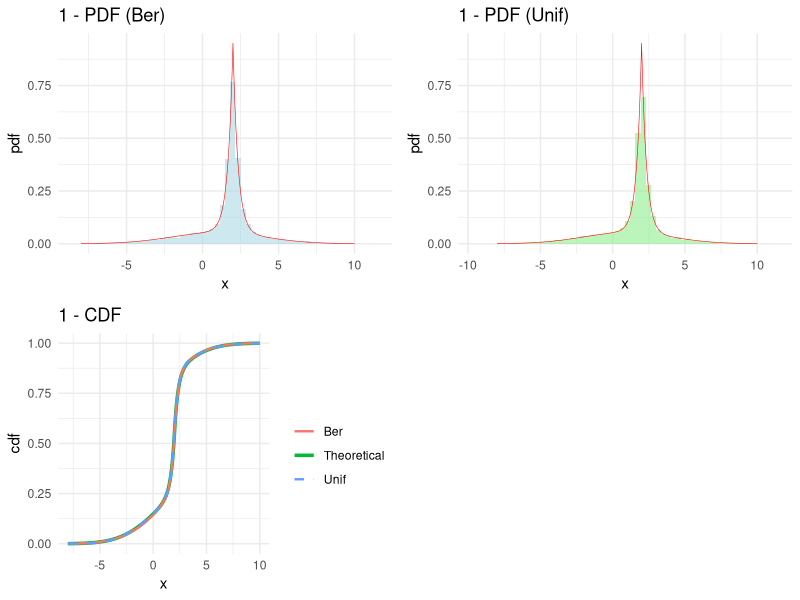
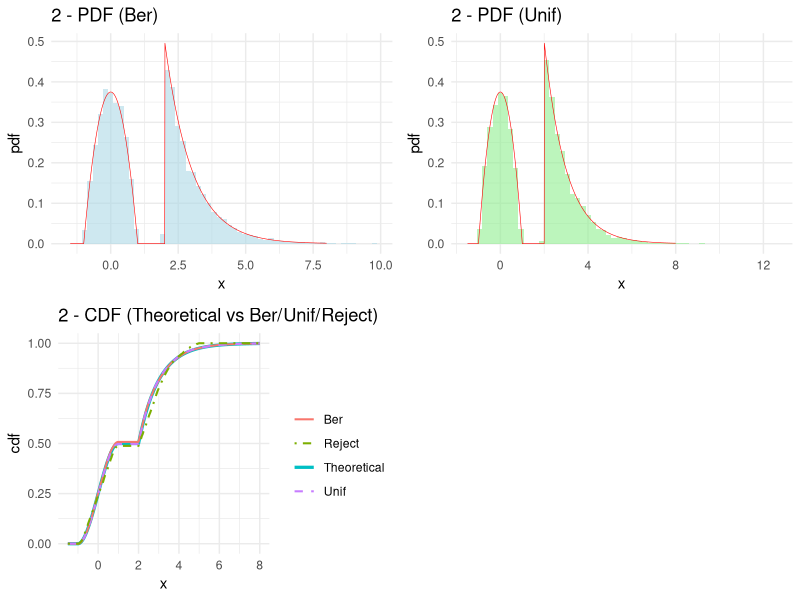
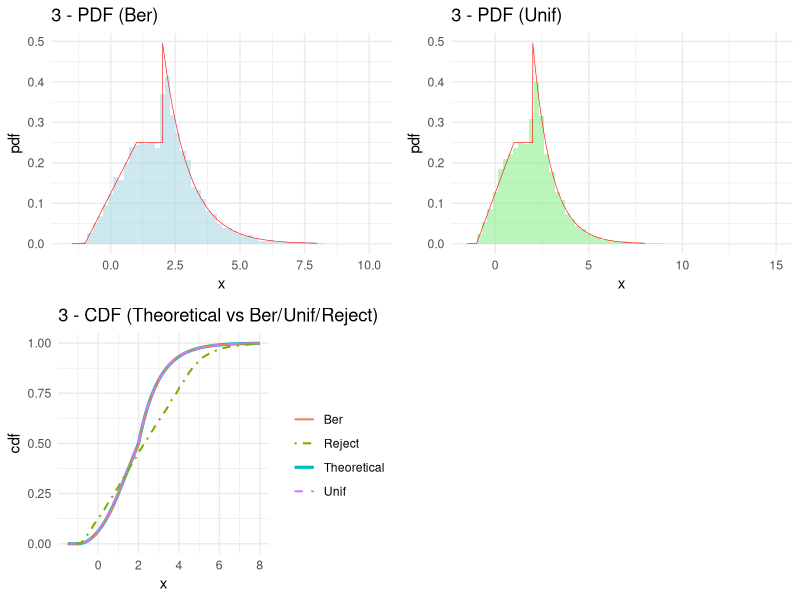
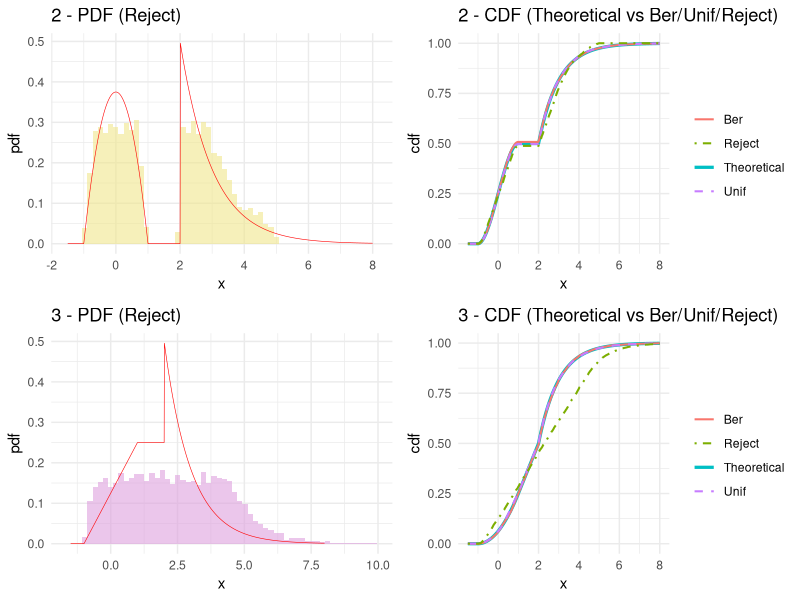

These charts were generated, in order, by the following R code:
# ============================================================
# 整合版：混合分布采样（二项/均匀） + 拒绝采样（任务2&3）
# 依赖：ggplot2, gridExtra
# 输出：mixture_plots.pdf, rejection_plots.pdf
# ============================================================

suppressPackageStartupMessages({
  library(ggplot2)
  library(gridExtra)
})

set.seed(123)
N <- 10000

cat("============================================================\n")
cat("整合脚本启动：混合采样 + 拒绝采样\n")
cat("============================================================\n\n")

# ----------------------------
# 通用：Laplace 辅助函数
# ----------------------------
qlaplace <- function(u, alpha, beta) ifelse(u < 0.5, beta + log(2*u)/alpha, beta - log(2*(1-u))/alpha)
dlaplace <- function(x, alpha, beta) (alpha/2) * exp(-alpha * abs(x - beta))
plaplace <- function(x, alpha, beta) ifelse(x < beta, 0.5 * exp(alpha * (x - beta)), 1 - 0.5 * exp(-alpha * (x - beta)))

# =====================================================================
# 问题1：正态 + Laplace 的混合（二项法 vs. 均匀法）
# =====================================================================
cat("------------------------------------------------------------\n")
cat("问题1：正态 + Laplace 混合\n")
cat("------------------------------------------------------------\n")

mean_norm <- 1
var_norm  <- 9
sd_norm   <- sqrt(var_norm)
alpha     <- 3
beta      <- 2
p         <- 0.4

# 理论密度/CDF
dmixture1 <- function(x) p * dnorm(x, mean_norm, sd_norm) + (1 - p) * dlaplace(x, alpha, beta)
pmixture1 <- function(x) p * pnorm(x, mean_norm, sd_norm) + (1 - p) * plaplace(x, alpha, beta)

# 方法1：二项法（基础）
simulate_binomial_method_basic <- function(n, p) {
  samples <- numeric(n)
  n1 <- rbinom(1, n, p)
  n2 <- n - n1
  for (i in 1:n1) samples[i] <- rnorm(1, mean_norm, sd_norm)
  for (i in 1:n2) {
    u <- runif(1)
    samples[n1 + i] <- if (u < 0.5) beta + log(2*u)/alpha else beta - log(2*(1-u))/alpha
  }
  # 打乱
  for (i in n:2) {
    j <- sample.int(i, 1)
    tmp <- samples[i]; samples[i] <- samples[j]; samples[j] <- tmp
  }
  samples
}

# 方法2：均匀法（基础）
simulate_uniform_method_basic <- function(n, p) {
  samples <- numeric(n)
  for (i in 1:n) {
    u <- runif(1)
    if (u < p) {
      samples[i] <- rnorm(1, mean_norm, sd_norm)
    } else {
      u2 <- runif(1)
      samples[i] <- if (u2 < 0.5) beta + log(2*u2)/alpha else beta - log(2*(1-u2))/alpha
    }
  }
  samples
}

cat("开始采样 (问题1)...\n")
time1_binom <- system.time(samples1_binom <- simulate_binomial_method_basic(N, p))
time1_unif  <- system.time(samples1_unif  <- simulate_uniform_method_basic(N, p))
cat("完成。\n\n")

# 理论矩
theoretical_mean1 <- p * mean_norm + (1 - p) * beta
var_laplace <- 2 / (alpha^2)
theoretical_var1  <- p * var_norm + (1 - p) * var_laplace + p*(1-p)*(mean_norm - beta)^2

# 经验矩
empirical_mean1_binom <- mean(samples1_binom); empirical_var1_binom <- var(samples1_binom)
empirical_mean1_unif  <- mean(samples1_unif);  empirical_var1_unif  <- var(samples1_unif)

cat("理论期望:", theoretical_mean1, "\n")
cat("理论方差:", theoretical_var1,  "\n\n")
cat("方法1-二项法：E=", empirical_mean1_binom, " D=", empirical_var1_binom, " | 时间=", time1_binom[3], "s\n")
cat("方法2-均匀法：E=", empirical_mean1_unif,  " D=", empirical_var1_unif,  " | 时间=", time1_unif[3],  "s\n\n")

# 绘图（问题1）
x_seq1 <- seq(-8, 10, length.out = 1000)
pdf1_data <- data.frame(x = x_seq1, Theoretical = dmixture1(x_seq1))

p1_pdf_binom <- ggplot() +
  geom_histogram(data = data.frame(x = samples1_binom), aes(x, after_stat(density)), bins = 60, fill = "lightblue", alpha = 0.6) +
  geom_line(data = pdf1_data, aes(x, Theoretical), color = "red", linewidth = 0.2) +
  labs(title = "1 - PDF (Ber)", x = "x", y = "pdf") + theme_minimal()

p1_pdf_unif <- ggplot() +
  geom_histogram(data = data.frame(x = samples1_unif), aes(x, after_stat(density)), bins = 60, fill = "lightgreen", alpha = 0.6) +
  geom_line(data = pdf1_data, aes(x, Theoretical), color = "red", linewidth = 0.2) +
  labs(title = "1 - PDF (Unif)", x = "x", y = "pdf") + theme_minimal()

cdf1_binom <- ecdf(samples1_binom)
cdf1_unif  <- ecdf(samples1_unif)

p1_cdf <- ggplot() +
  geom_line(data = data.frame(x = x_seq1, y = pmixture1(x_seq1)), aes(x, y, color = "Theoretical"), linewidth = 1.2) +
  geom_line(data = data.frame(x = x_seq1, y = cdf1_binom(x_seq1)), aes(x, y, color = "Ber"), linewidth = 0.8) +
  geom_line(data = data.frame(x = x_seq1, y = cdf1_unif(x_seq1)),  aes(x, y, color = "Unif"), linewidth = 0.8, linetype = "dashed") +
  labs(title = "1 - CDF", x = "x", y = "cdf", color = "") + theme_minimal()

# =====================================================================
# 问题2：分段混合密度（[-1,1] 与 [2,∞)），二项法/均匀法 + 拒绝采样(改进版)
# =====================================================================
cat("------------------------------------------------------------\n")
cat("问题2：分段混合密度（混合采样 + 拒绝采样改进）\n")
cat("------------------------------------------------------------\n")

a <- 3/8
dfun2 <- function(x) ifelse(x >= -1 & x <= 1, a*(1 - x^2), ifelse(x >= 2, 0.5*exp(-(x-2)), 0))

# 权重
p1_2 <- integrate(function(x) a * (1 - x^2), -1, 1)$value
p2_2 <- integrate(function(x) 0.5 * exp(-(x-2)), 2, Inf)$value

# 逆CDF（第一段）
inv_cdf2_part1 <- function(u) {
  f <- function(x) a * ((x - x^3/3) - (-1 + 1/3)) - u * p1_2
  uniroot(f, c(-1, 1))$root
}

# 二项法
simulate_prob2_binomial_basic <- function(n) {
  samples <- numeric(n)
  n1 <- rbinom(1, n, p1_2); n2 <- n - n1
  for (i in 1:n1) samples[i] <- inv_cdf2_part1(runif(1))
  for (i in 1:n2) samples[n1 + i] <- 2 + rexp(1, rate = 1)
  for (i in n:2) { j <- sample.int(i,1); tmp <- samples[i]; samples[i] <- samples[j]; samples[j] <- tmp }
  samples
}

# 均匀法
simulate_prob2_uniform_basic <- function(n) {
  samples <- numeric(n)
  for (i in 1:n) {
    if (runif(1) < p1_2) samples[i] <- inv_cdf2_part1(runif(1)) else samples[i] <- 2 + rexp(1, 1)
  }
  samples
}

# 拒绝采样（改进版，使用 U(-1,10) 作提议；M=1）
f2 <- dfun2
rejection_sampling_task2_naive_v2 <- function(n = 10000) {
  samples <- numeric(n); rejections <- 0; accepted <- 0
  M <- 1.25
  a_range <- -1; b_range <- 5; g_density <- 1/(b_range - a_range)
  while (accepted < n) {
    x <- runif(1, a_range, b_range); u <- runif(1)
    if (u <= f2(x)/(M*g_density)) { accepted <- accepted + 1; samples[accepted] <- x } else { rejections <- rejections + 1 }
  }
  acceptance_rate <- n/(n + rejections)
  cat("task2 - acceptance rate:", round(acceptance_rate, 4), "\n")
  cat("task2 - total proposals:", n + rejections, "\n")
  samples
}

# 采样
cat("开始采样 (问题2)...\n")
time2_binom <- system.time(samples2_binom <- simulate_prob2_binomial_basic(N))
time2_unif  <- system.time(samples2_unif  <- simulate_prob2_uniform_basic(N))
time2_rej   <- system.time(samples2_rej   <- rejection_sampling_task2_naive_v2(N))
cat("完成。\n\n")

# 理论矩
e1_2    <- integrate(function(x) x   * a*(1 - x^2), -1, 1)$value + integrate(function(x) x   * 0.5*exp(-(x-2)), 2, Inf)$value
e1sq_2  <- integrate(function(x) x^2 * a*(1 - x^2), -1, 1)$value + integrate(function(x) x^2 * 0.5*exp(-(x-2)), 2, Inf)$value
theoretical_mean2 <- e1_2
theoretical_var2  <- e1sq_2 - theoretical_mean2^2

# 经验矩
empirical_mean2_binom <- mean(samples2_binom); empirical_var2_binom <- var(samples2_binom)
empirical_mean2_unif  <- mean(samples2_unif);  empirical_var2_unif  <- var(samples2_unif)
empirical_mean2_rej   <- mean(samples2_rej);   empirical_var2_rej   <- var(samples2_rej)

cat("理论期望:", theoretical_mean2, "\n")
cat("理论方差:", theoretical_var2,  "\n\n")
cat("二项法：E=", empirical_mean2_binom, " D=", empirical_var2_binom, " | 时间=", time2_binom[3], "s\n")
cat("均匀法：E=", empirical_mean2_unif,  " D=", empirical_var2_unif,  " | 时间=", time2_unif[3],  "s\n")
cat("拒绝采样(改)：E=", empirical_mean2_rej,   " D=", empirical_var2_rej,   " | 时间=", time2_rej[3],   "s\n\n")

# 理论 CDF
pfun2 <- function(x) {
  ifelse(x < -1, 0,
         ifelse(x <= 1, a * ((x - x^3/3) - (-1 + 1/3)),
                ifelse(x < 2, p1_2,
                       p1_2 + 0.5 * (1 - exp(-(x-2))))))
}

# 绘图（问题2）
x_seq2 <- seq(-1.5, 8, length.out = 1000)
p2_pdf_binom <- ggplot() +
  geom_histogram(data = data.frame(x = samples2_binom), aes(x, after_stat(density)), bins = 60, fill = "lightblue", alpha = 0.6) +
  geom_line(data = data.frame(x = x_seq2, y = sapply(x_seq2, dfun2)), aes(x, y), color = "red", linewidth = 0.2) +
  labs(title = "2 - PDF (Ber)", x = "x", y = "pdf") + theme_minimal()

p2_pdf_unif <- ggplot() +
  geom_histogram(data = data.frame(x = samples2_unif), aes(x, after_stat(density)), bins = 60, fill = "lightgreen", alpha = 0.6) +
  geom_line(data = data.frame(x = x_seq2, y = sapply(x_seq2, dfun2)), aes(x, y), color = "red", linewidth = 0.2) +
  labs(title = "2 - PDF (Unif)", x = "x", y = "pdf") + theme_minimal()

p2_pdf_rej <- ggplot() +
  geom_histogram(data = data.frame(x = samples2_rej), aes(x, after_stat(density)), bins = 60, fill = "khaki", alpha = 0.6) +
  geom_line(data = data.frame(x = x_seq2, y = sapply(x_seq2, dfun2)), aes(x, y), color = "red", linewidth = 0.2) +
  labs(title = "2 - PDF (Reject) ", x = "x", y = "pdf") + theme_minimal()

cdf2_binom <- ecdf(samples2_binom)
cdf2_unif  <- ecdf(samples2_unif)
cdf2_rej   <- ecdf(samples2_rej)

p2_cdf <- ggplot() +
  geom_line(data = data.frame(x = x_seq2, y = sapply(x_seq2, pfun2)), aes(x, y, color = "Theoretical"), linewidth = 1.1) +
  geom_line(data = data.frame(x = x_seq2, y = cdf2_binom(x_seq2)), aes(x, y, color = "Ber"), linewidth = 0.7) +
  geom_line(data = data.frame(x = x_seq2, y = cdf2_unif(x_seq2)),  aes(x, y, color = "Unif"), linewidth = 0.7, linetype = "dashed") +
  geom_line(data = data.frame(x = x_seq2, y = cdf2_rej(x_seq2)),   aes(x, y, color = "Reject"), linewidth = 0.7, linetype = "dotdash") +
  labs(title = "2 - CDF (Theoretical vs Ber/Unif/Reject)", x = "x", y = "cdf", color = "") + theme_minimal()

# =====================================================================
# 问题3：三段混合密度（-1~1，1~2，2~∞），混合采样 + 拒绝采样（朴素）
# =====================================================================
cat("------------------------------------------------------------\n")
cat("问题3：三段混合密度（混合采样 + 拒绝采样朴素）\n")
cat("------------------------------------------------------------\n")

# 权重
p1_3 <- integrate(function(x) (1/8) * (x + 1), -1, 1)$value
p2_3 <- integrate(function(x) 1/4 + 0*x, 1, 2)$value
p3_3 <- integrate(function(x) 0.5 * exp(-(x-2)), 2, Inf)$value

dfun3 <- function(x) ifelse(x >= -1 & x < 1, (1/8)*(x + 1),
                            ifelse(x >= 1 & x < 2, 1/4,
                                   ifelse(x >= 2, 0.5*exp(-(x-2)), 0)))

inv_cdf3_part1 <- function(u) {
  u_scaled <- u * p1_3
  (-2 + sqrt(4 + 4*(16*u_scaled - 1))) / 2
}

simulate_prob3_binomial_basic <- function(n) {
  samples <- numeric(n)
  probs <- c(p1_3, p2_3, p3_3)
  u <- runif(n)
  n1 <- sum(u < probs[1])
  n2 <- sum(u >= probs[1] & u < (probs[1] + probs[2]))
  n3 <- n - n1 - n2
  idx <- 1
  for (i in 1:n1) { samples[idx] <- inv_cdf3_part1(runif(1)); idx <- idx + 1 }
  for (i in 1:n2) { samples[idx] <- runif(1, 1, 2);             idx <- idx + 1 }
  for (i in 1:n3) { samples[idx] <- 2 + rexp(1, 1);            idx <- idx + 1 }
  for (i in n:2) { j <- sample.int(i,1); tmp <- samples[i]; samples[i] <- samples[j]; samples[j] <- tmp }
  samples
}

simulate_prob3_uniform_basic <- function(n) {
  samples <- numeric(n)
  for (i in 1:n) {
    u <- runif(1)
    if (u < p1_3) {
      samples[i] <- inv_cdf3_part1(runif(1))
    } else if (u < p1_3 + p2_3) {
      samples[i] <- runif(1, 1, 2)
    } else {
      samples[i] <- 2 + rexp(1, 1)
    }
  }
  samples
}

# 拒绝采样（朴素，U(-1,10)，M=0.5）
f3 <- dfun3
rejection_sampling_task3_naive <- function(n = 10000) {
  samples <- numeric(n); rejections <- 0; accepted <- 0
  M <- 0.5
  a_range <- -1; b_range <- 10; g_density <- 1/(b_range - a_range)
  while (accepted < n) {
    x <- runif(1, a_range, b_range); u <- runif(1)
    if (u <= f3(x)/(M*g_density)) { accepted <- accepted + 1; samples[accepted] <- x } else { rejections <- rejections + 1 }
  }
  acceptance_rate <- n/(n + rejections)
  cat("task3 - acceptance rate:", round(acceptance_rate, 4), "\n")
  cat("task3 - total proposals:", n + rejections, "\n")
  samples
}

# 采样
cat("开始采样 (问题3)...\n")
time3_binom <- system.time(samples3_binom <- simulate_prob3_binomial_basic(N))
time3_unif  <- system.time(samples3_unif  <- simulate_prob3_uniform_basic(N))
time3_rej   <- system.time(samples3_rej   <- rejection_sampling_task3_naive(N))
cat("完成。\n\n")

# 理论矩
e1_3    <- integrate(function(x) x   * (1/8)*(x + 1), -1, 1)$value +
           integrate(function(x) x   * (1/4),          1, 2)$value +
           integrate(function(x) x   * 0.5*exp(-(x-2)), 2, Inf)$value
e1sq_3  <- integrate(function(x) x^2 * (1/8)*(x + 1), -1, 1)$value +
           integrate(function(x) x^2 * (1/4),          1, 2)$value +
           integrate(function(x) x^2 * 0.5*exp(-(x-2)), 2, Inf)$value
theoretical_mean3 <- e1_3
theoretical_var3  <- e1sq_3 - theoretical_mean3^2

# 经验矩
empirical_mean3_binom <- mean(samples3_binom); empirical_var3_binom <- var(samples3_binom)
empirical_mean3_unif  <- mean(samples3_unif);  empirical_var3_unif  <- var(samples3_unif)
empirical_mean3_rej   <- mean(samples3_rej);   empirical_var3_rej   <- var(samples3_rej)

cat("理论期望:", theoretical_mean3, "\n")
cat("理论方差:", theoretical_var3,  "\n\n")
cat("二项法：E=", empirical_mean3_binom, " D=", empirical_var3_binom, " | 时间=", time3_binom[3], "s\n")
cat("均匀法：E=", empirical_mean3_unif,  " D=", empirical_var3_unif,  " | 时间=", time3_unif[3],  "s\n")
cat("拒绝采样(朴)：E=", empirical_mean3_rej,   " D=", empirical_var3_rej,   " | 时间=", time3_rej[3],   "s\n\n")

# 理论 CDF
pfun3 <- function(x) {
  ifelse(x < -1, 0,
         ifelse(x < 1, (1/8) * ((x^2/2 + x) - (1/2 - 1)),
                ifelse(x < 2, p1_3 + (x - 1) * (1/4),
                       p1_3 + p2_3 + 0.5 * (1 - exp(-(x-2))))))
}

# 绘图（问题3）
x_seq3 <- seq(-1.5, 8, length.out = 1000)
p3_pdf_binom <- ggplot() +
  geom_histogram(data = data.frame(x = samples3_binom), aes(x, after_stat(density)), bins = 60, fill = "lightblue", alpha = 0.6) +
  geom_line(data = data.frame(x = x_seq3, y = sapply(x_seq3, dfun3)), aes(x, y), color = "red", linewidth = 0.2) +
  labs(title = "3 - PDF (Ber)", x = "x", y = "pdf") + theme_minimal()

p3_pdf_unif <- ggplot() +
  geom_histogram(data = data.frame(x = samples3_unif), aes(x, after_stat(density)), bins = 60, fill = "lightgreen", alpha = 0.6) +
  geom_line(data = data.frame(x = x_seq3, y = sapply(x_seq3, dfun3)), aes(x, y), color = "red", linewidth = 0.2) +
  labs(title = "3 - PDF (Unif)", x = "x", y = "pdf") + theme_minimal()

p3_pdf_rej <- ggplot() +
  geom_histogram(data = data.frame(x = samples3_rej), aes(x, after_stat(density)), bins = 60, fill = "plum", alpha = 0.6) +
  geom_line(data = data.frame(x = x_seq3, y = sapply(x_seq3, dfun3)), aes(x, y), color = "red", linewidth = 0.2) +
  labs(title = "3 - PDF (Reject)", x = "x", y = "pdf") + theme_minimal()

cdf3_binom <- ecdf(samples3_binom)
cdf3_unif  <- ecdf(samples3_unif)
cdf3_rej   <- ecdf(samples3_rej)

p3_cdf <- ggplot() +
  geom_line(data = data.frame(x = x_seq3, y = sapply(x_seq3, pfun3)), aes(x, y, color = "Theoretical"), linewidth = 1.1) +
  geom_line(data = data.frame(x = x_seq3, y = cdf3_binom(x_seq3)), aes(x, y, color = "Ber"), linewidth = 0.7) +
  geom_line(data = data.frame(x = x_seq3, y = cdf3_unif(x_seq3)),  aes(x, y, color = "Unif"), linewidth = 0.7, linetype = "dashed") +
  geom_line(data = data.frame(x = x_seq3, y = cdf3_rej(x_seq3)),   aes(x, y, color = "Reject"), linewidth = 0.7, linetype = "dotdash") +
  labs(title = "3 - CDF (Theoretical vs Ber/Unif/Reject)", x = "x", y = "cdf", color = "") + theme_minimal()

# =====================================================================
# 图像输出
# =====================================================================
cat("输出图像文件...\n")

# Mixture（问题1-3，二项/均匀）
pdf("mixture_plots.pdf", width = 10, height = 12)
grid.arrange(p1_pdf_binom, p1_pdf_unif, p1_cdf, ncol = 2, nrow = 2)
grid.arrange(p2_pdf_binom, p2_pdf_unif, p2_cdf, ncol = 2, nrow = 2)
grid.arrange(p3_pdf_binom, p3_pdf_unif, p3_cdf, ncol = 2, nrow = 2)
dev.off()

# Rejection（问题2-3，拒绝采样对比）
pdf("rejection_plots.pdf", width = 10, height = 8)
grid.arrange(p2_pdf_rej, p2_cdf, p3_pdf_rej, p3_cdf, ncol = 2, nrow = 2)
dev.off()

cat("✅ 已保存：mixture_plots.pdf, rejection_plots.pdf\n\n")

# =====================================================================
# 详细结果对比表（含拒绝采样）
# =====================================================================
cat("============================================================\n")
cat("理论矩 vs 经验矩 - 详细比较\n")
cat("============================================================\n\n")

comparison_table <- data.frame(
  Problem = rep(c("Task1", "Task2", "Task3"), each = 4),
  Method  = rep(c("Theoretical", "Binomial", "Uniform", "Reject"), 3),
  Expectation = c(
    theoretical_mean1, empirical_mean1_binom, empirical_mean1_unif, NA,
    theoretical_mean2, empirical_mean2_binom, empirical_mean2_unif, empirical_mean2_rej,
    theoretical_mean3, empirical_mean3_binom, empirical_mean3_unif, empirical_mean3_rej
  ),
  Variance = c(
    theoretical_var1, empirical_var1_binom, empirical_var1_unif, NA,
    theoretical_var2, empirical_var2_binom, empirical_var2_unif, empirical_var2_rej,
    theoretical_var3, empirical_var3_binom, empirical_var3_unif, empirical_var3_rej
  ),
  Time_sec = c(
    NA, time1_binom[3], time1_unif[3], NA,
    NA, time2_binom[3], time2_unif[3], time2_rej[3],
    NA, time3_binom[3], time3_unif[3], time3_rej[3]
  )
)

print(comparison_table, row.names = FALSE)

cat("\n时间对比（采样部分）：\n")
cat(sprintf("  task1: bin = %.4fs, unif = %.4fs\n",
            time1_binom[3], time1_unif[3]))
cat(sprintf("  task2: bin = %.4fs, unif = %.4fs, rej = %.4fs\n",
            time2_binom[3], time2_unif[3], time2_rej[3]))
cat(sprintf("  task3: bin = %.4fs, unif = %.4fs, rej = %.4fs\n",
            time3_binom[3], time3_unif[3], time3_rej[3]))
